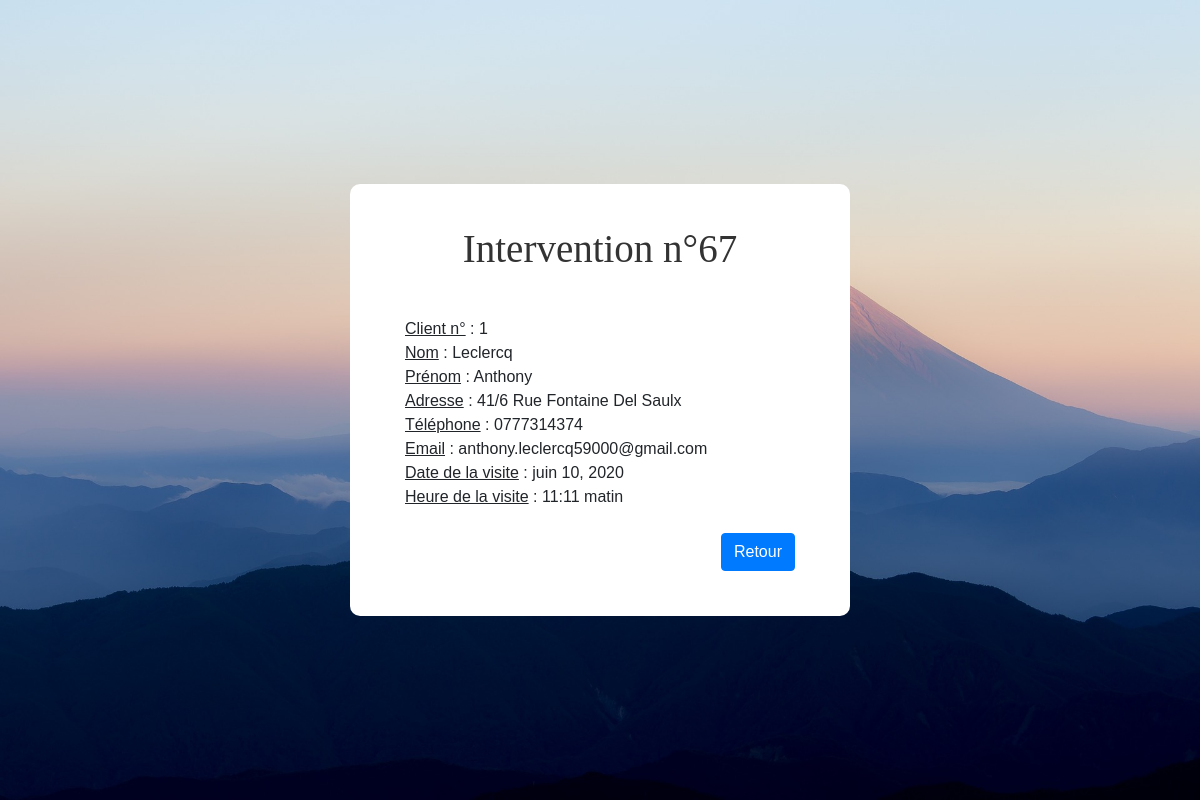
Screenshot of /intervention/67 (signed in) with the database file from the repository.
### sitePPE/models.py (models this page shows, shortened)
class Intervention(models.Model):
    date_visite = models.DateField(verbose_name="Date de la visite")
    heure_visite = models.TimeField(verbose_name="Heure de la visite")
    matricule_technicien = models.ForeignKey('Technicien', on_delete=models.CASCADE, verbose_name='Technicien')
    numero_client = models.ForeignKey('Client', on_delete=models.CASCADE, verbose_name='Client')
    statut = models.BooleanField(default=False,)
    class Meta:
        ordering = ['date_visite', 'heure_visite']

class Client(models.Model):
    nom = models.CharField(max_length=30)
    prenom = models.CharField(max_length=30)
    raison_sociale = models.CharField(max_length=30, verbose_name="Raison Sociale")
    siren = models.CharField(max_length=30)
    code_ape = models.CharField(max_length=30, verbose_name="Code APE")
    adresse = models.TextField()
    telephone = models.CharField(max_length=10)
    fax = models.CharField(max_length=30)
    email = models.CharField(max_length=50)
    duree_deplacement = models.IntegerField(verbose_name="Durée de déplacement")
    distance_km = models.IntegerField(verbose_name="Distance en km")
    numero_agence = models.ForeignKey('Agence', on_delete=models.CASCADE, verbose_name="Agence")

### sitePPE/views.py (the view)
# urls.py: url(r'^intervention/(?P<pk>\d+)$', views.LireInterventions.as_view(), name='lire_visite'),
class LireInterventions(LoginRequiredMixin, DetailView):
    login_url = "connexion"
    context_object_name = "intervention"
    model = Intervention
    template_name = 'sitePPE/lireInter.html'

### sitePPE/templates/sitePPE/lireInter.html (shortened to what this page needs)
{% load static %}
<!DOCTYPE html>
<html lang="fr">
<head>
    <link rel="stylesheet" href="https://stackpath.bootstrapcdn.com/bootstrap/4.1.3/css/bootstrap.min.css">
    <link rel="stylesheet" href="https://maxcdn.bootstrapcdn.com/font-awesome/4.7.0/css/font-awesome.min.css">
    <link rel="stylesheet" href="{% static "sitePPE/css/main.css" %}" />
</head>
<body>
    <div class="container-contact100">
        <div class="wrap-contact100" >
            <span class="contact100-form-title">
                Intervention n°{{ intervention.id }}
            </span>
            <u>Client n°</u> : {{ intervention.numero_client.id }} <br>
            <u>Nom</u> : {{ intervention.numero_client.nom }} <br>
            <u>Prénom</u> : {{ intervention.numero_client.prenom }} <br>
            <u>Adresse</u> : {{ intervention.numero_client.adresse }} <br>
            <u>Téléphone</u> : {{ intervention.numero_client.telephone }} <br>
            <u>Email</u> : {{ intervention.numero_client.email }} <br>
            <u>Date de la visite</u> : {{ intervention.date_visite }} <br>
            <u>Heure de la visite</u> : {{ intervention.heure_visite }} <br>
            <br>
            <a href="{% url "liste_visites" intervention.matricule_technicien.id %}"><button class="btn btn-primary" style="float: right">Retour</button></a>
        </div>
    </div>
</body>
</html>

### sitePPE/static/sitePPE/css/main.css (style rules this page uses)
* { margin: 0px; padding: 0px; box-sizing: border-box; }
body, html { height: 100%; font-family: Poppins-Regular, sans-serif; }
.container-contact100 { width: 100%; min-height: 100vh; display: -webkit-box; display: -webkit-flex; display: -moz-box; display: -ms-flexbox; display: flex; flex-wrap: wrap; justify-content: center; align-items: center; padding: 15px; background: url("../images/hero-bg.jpg") top center; background-size: cover; position: relative; }
.wrap-contact100 { width: 500px; background: #fff; border-radius: 10px; overflow: hidden; padding: 42px 55px 45px 55px; }
.contact100-form-title { display: block; font-family: Poppins-Bold; font-size: 39px; color: #333333; line-height: 1.2; text-align: center; padding-bottom: 44px; }

### rows the page displays
Intervention: id "67", numero_client.id "1", numero_client.nom "Leclercq", numero_client.prenom "Anthony", numero_client.adresse "41/6 Rue Fontaine Del Saulx", numero_client.telephone "0777314374", numero_client.email "anthony.leclercq59000@gmail.com", date_visite "juin 10, 2020", heure_visite "11:11 matin"
